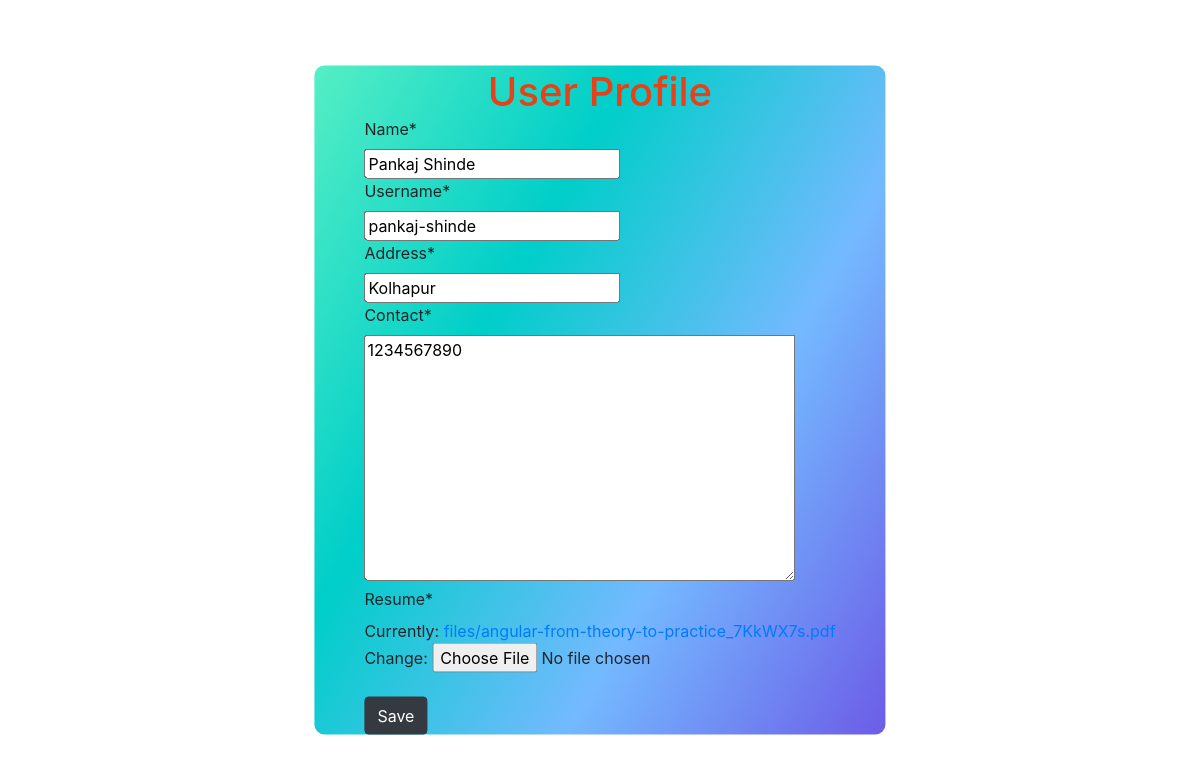
The app's page /userapp/user_profile/ (signed in), older data.
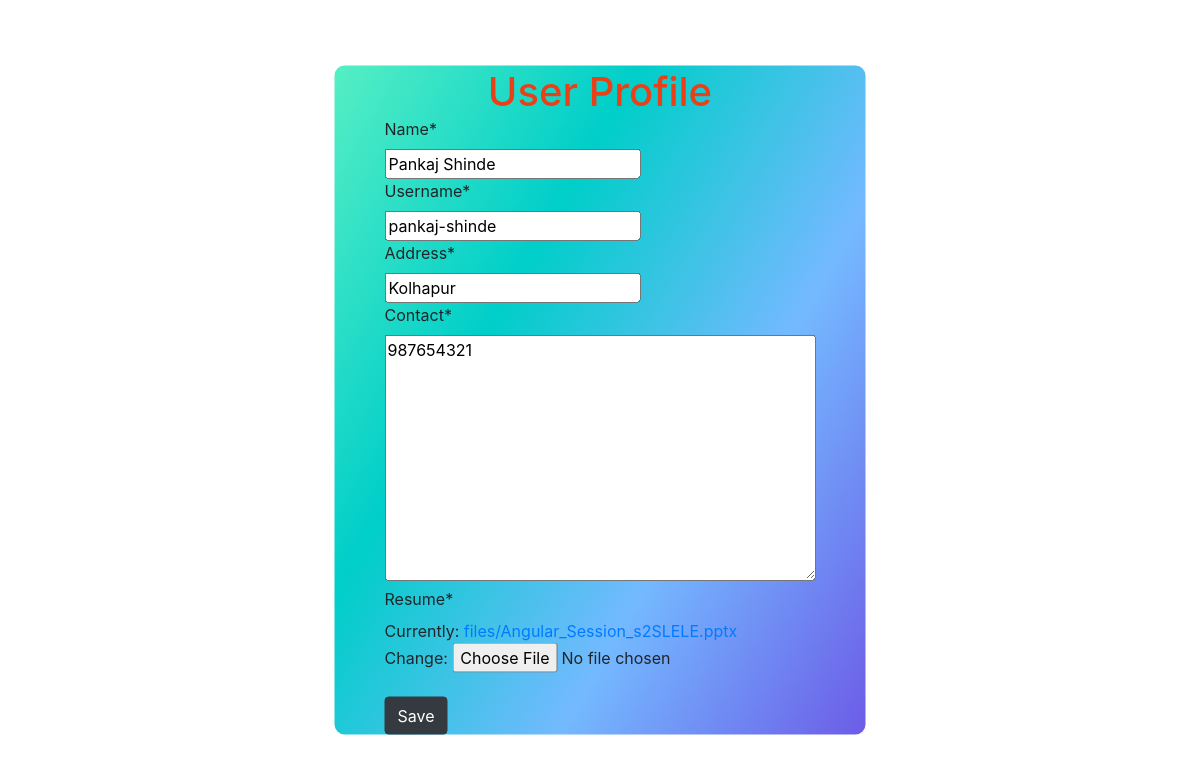
The same page, newer data.
### UserApp/models.py (models this page shows, shortened)
class User(models.Model):
    name = models.CharField(max_length=30)
    username = models.CharField(max_length=30)
    password = models.CharField(max_length=30)
    conform_password = models.CharField(max_length=30)
    address = models.CharField(max_length=30)
    contact = PhoneField(help_text='Contact phone number')
    resume = models.FileField(upload_to='files')

### UserApp/views.py (the view)
# urls.py: path('user_profile/', views.user_profile),
def user_profile(request):
    session_id = request.session.get('user_id')
    obj = User.objects.get(pk=session_id)
    if request.method == 'POST':
        userform = UserProfile(request.POST, request.FILES, instance=obj)
        if (userform.is_valid()):
            userform.save()
            return redirect('/userapp/user_dashboard/')
    userform = UserProfile(instance=obj)
    return render(request, 'UserApp/user_profile.html', {'userform': userform})

### UserApp/forms.py
class UserProfile(forms.ModelForm):
    class Meta:
        model = User
        fields = '__all__'
        exclude = ['password', 'conform_password']

### UserApp/templates/UserApp/user_profile.html (shortened to what this page needs)
{% load static %}
<!DOCTYPE html>
<html lang="en">
  <head>
    <link rel="stylesheet" href="{% static "css/profile.css"%}">
    <link
      rel="stylesheet"
      href="https://stackpath.bootstrapcdn.com/bootstrap/4.4.1/css/bootstrap.min.css"
    />
    {% load crispy_forms_tags %}
  </head>
  <body>
    <div class="add-form">
      <form
        action="/userapp/user_profile/"
        method="POST"
        enctype="multipart/form-data"
      >
        <h1>User Profile</h1>
        {% csrf_token %} {{ userform | crispy}}
        <br />
        <button class="btn btn-dark" type="submit">Save</button>
      </form>
    </div>
  </body>
</html>

Row changes from the older to the newer data that the page shows:
changed User "Pankaj Shinde": contact "1234567890" → "987654321"
Text that changed along with them:
text no longer shown: "Name * Username * Address * Contact * Resume * Currently: files/angular-from-theory-to-practice_7KkWX7s.pdf Change:"
text now shown: "Name * Username * Address * Contact * Resume * Currently: files/Angular_Session_s2SLELE.pptx Change:"
